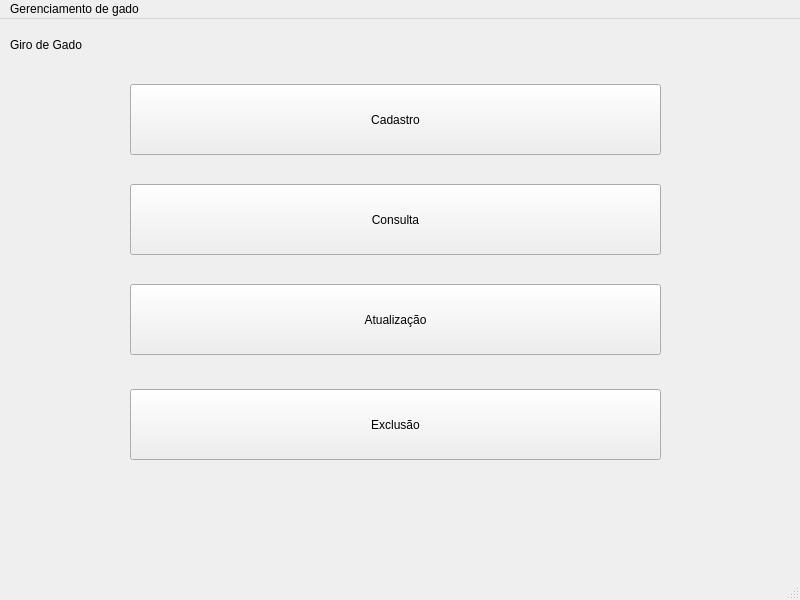
<?xml version="1.0" encoding="UTF-8"?>
<ui version="4.0">
 <class>MainWindow</class>
 <widget class="QMainWindow" name="MainWindow">
  <property name="geometry">
   <rect>
    <x>0</x>
    <y>0</y>
    <width>800</width>
    <height>600</height>
   </rect>
  </property>
  <property name="windowTitle">
   <string>MainWindow</string>
  </property>
  <widget class="QWidget" name="centralwidget">
   <widget class="QPushButton" name="pushButton_3">
    <property name="geometry">
     <rect>
      <x>130</x>
      <y>265</y>
      <width>531</width>
      <height>71</height>
     </rect>
    </property>
    <property name="text">
     <string>Atualização</string>
    </property>
   </widget>
   <widget class="QPushButton" name="pushButton">
    <property name="geometry">
     <rect>
      <x>130</x>
      <y>65</y>
      <width>531</width>
      <height>71</height>
     </rect>
    </property>
    <property name="text">
     <string>Cadastro</string>
    </property>
   </widget>
   <widget class="QPushButton" name="pushButton_2">
    <property name="geometry">
     <rect>
      <x>130</x>
      <y>165</y>
      <width>531</width>
      <height>71</height>
     </rect>
    </property>
    <property name="text">
     <string>Consulta</string>
    </property>
   </widget>
   <widget class="QLabel" name="label">
    <property name="geometry">
     <rect>
      <x>10</x>
      <y>10</y>
      <width>121</width>
      <height>31</height>
     </rect>
    </property>
    <property name="text">
     <string>Giro de Gado</string>
    </property>
   </widget>
   <widget class="QPushButton" name="pushButton_4">
    <property name="geometry">
     <rect>
      <x>130</x>
      <y>370</y>
      <width>531</width>
      <height>71</height>
     </rect>
    </property>
    <property name="text">
     <string>Exclusão</string>
    </property>
   </widget>
  </widget>
  <widget class="QMenuBar" name="menubar">
   <property name="geometry">
    <rect>
     <x>0</x>
     <y>0</y>
     <width>800</width>
     <height>21</height>
    </rect>
   </property>
   <widget class="QMenu" name="menuGerenciamento_de_gado">
    <property name="title">
     <string>Gerenciamento de gado</string>
    </property>
   </widget>
   <addaction name="menuGerenciamento_de_gado"/>
  </widget>
  <widget class="QStatusBar" name="statusbar"/>
 </widget>
 <resources/>
 <connections/>
</ui>
